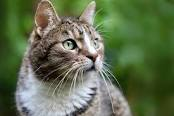
%> input picture firmware/1.jpg, 174 x 116 px
$ octave image_filter_iir_butterworth_highpass.m   (GNU Octave 9; MATLAB toolbox functions it lacks are replaced by stand-ins)
%> lines starting %> are read from the running program, lines starting %| are printed output that depends on the picture
clear;
clc;

%% Program to demonstrate the butterworth high pass filtering
imdata =imread('1.jpg');
%> imdata is the input picture: size 116x174x3 uint8; mean R, G, B 97.2, 112.1, 79.2
[m,n,z]=size(imdata);
%> m = 116; n = 174; z = 3
if (z==3)
imdata=rgb2gray(imdata);
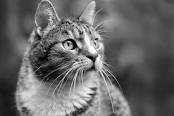
%> imdata: size 116x174 uint8; min 0, max 255, mean 103.9
[m,n,z]=size(imdata);
%> z = 1
end

%Set the cut-off frequency
Fc=20;

%Set the filter order
N=1;

%Determine the centre of image
p= round(m/2);
%> p = 58
q= round(n/2);
%> q = 87

%Define the filter kernel

H=zeros(m,n);
for i=1:m
    for j=1:n
        d = (i-p).^2+(j-q).^2;
        if d~=0
        H(i,j) = 1/(1+((Fc*Fc/d).^(2*N)));
        end
    end
end
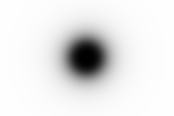
%> H: size 116x174 double; min 0, max 0.999, mean 0.907


%Input image in frequecy domain

A_f = fftshift(fft2(imdata));

%Apply Butterworth HPF

B = A_f.*H;
C = abs(ifft2(B));
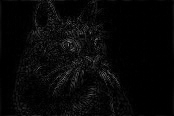
%> C: size 116x174 double; min 0.00541, max 127.4, mean 7.8

%Display the output  and input image

subplot(221);
imshow(imdata);
title('Origin Image');
subplot(222);
imshow(H);
title('2D view of H');
subplot(223);
surf(H);
title('3D view of H');
subplot(224)
imshow(uint8(C));
title('Filtered Image');
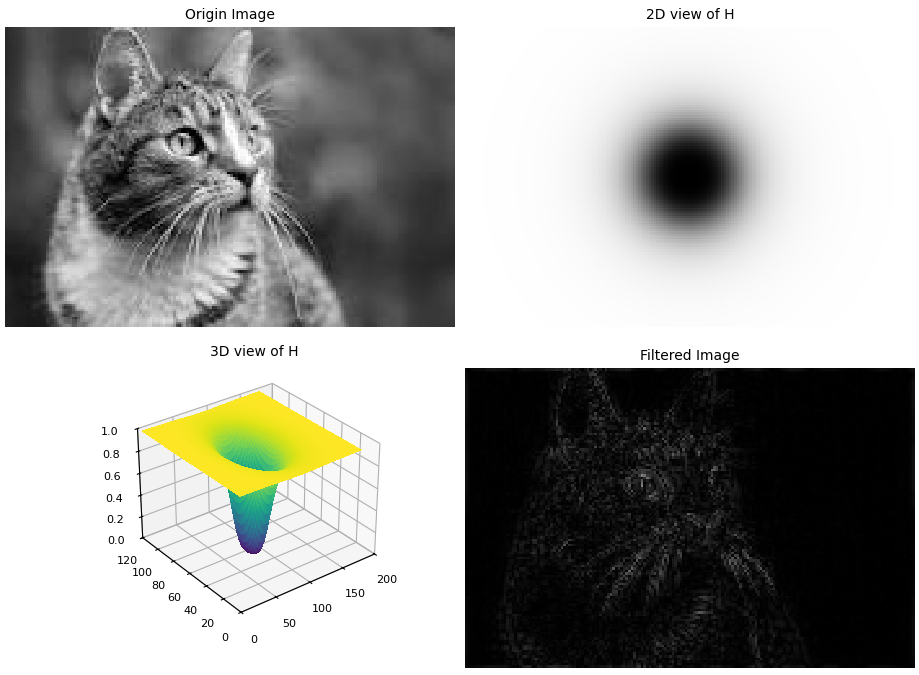
%> figure redrawn from the program's plot data, 4 panels

$ run again, with firmware/0.jpg copied over firmware/1.jpg
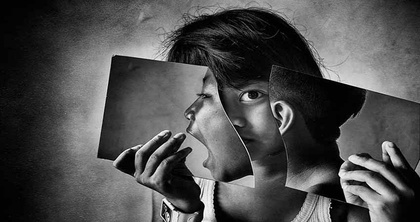
%> input picture firmware/0.jpg, 420 x 222 px, shrunk from 850 x 449 before the run
%> imdata is the input picture: size 222x420 uint8; min 0, max 255, mean 78
%> after the loop `for i=1:m`:
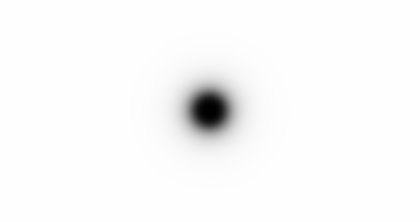
%> H: size 222x420 double; min 0, max 1, mean 0.979
%> `title('Filtered Image');`:
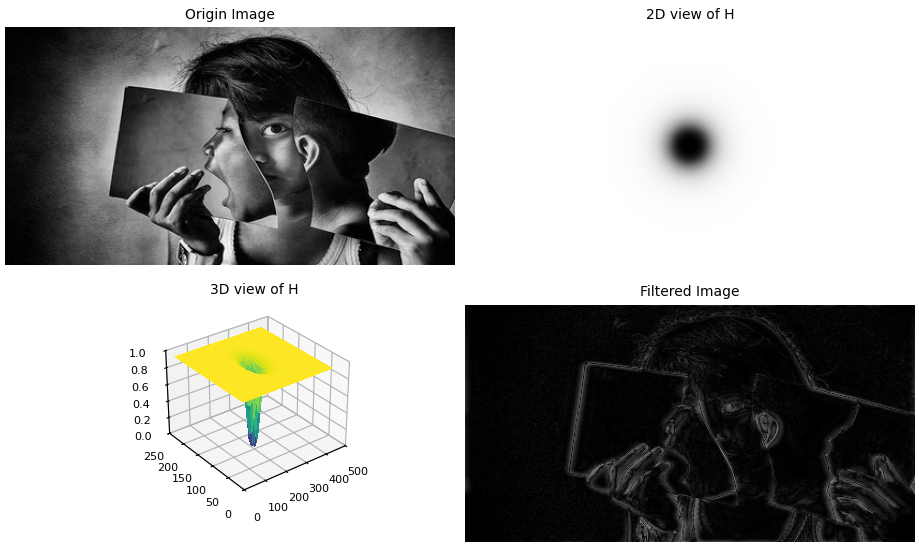
%> figure redrawn from the program's plot data, 4 panels

$ run again, with firmware/2.jpg copied over firmware/1.jpg
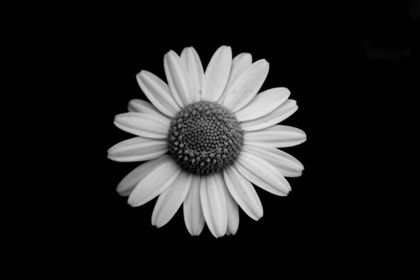
%> input picture firmware/2.jpg, 420 x 280 px, shrunk from 880 x 587 before the run
%> imdata is the input picture: size 280x420x3 uint8; min 0, max 228, mean 34.2
%> imdata: size 280x420 uint8
%> after the loop `for i=1:m`:
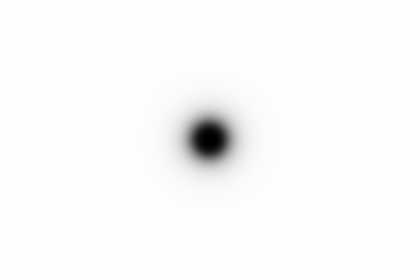
%> H: size 280x420 double; min 0, max 1, mean 0.983
%> `title('Filtered Image');`:
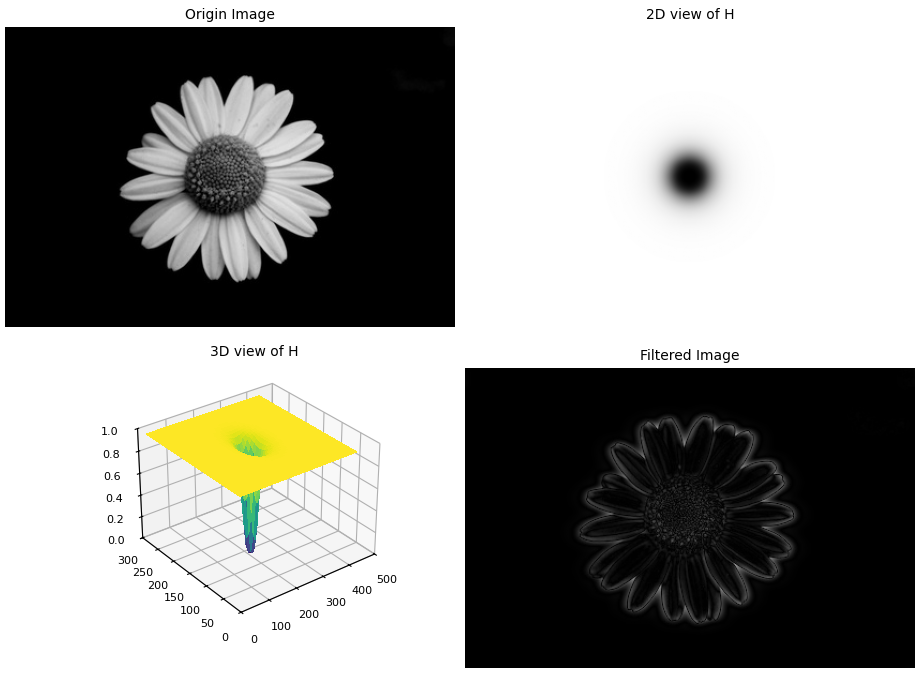
%> figure redrawn from the program's plot data, 4 panels
